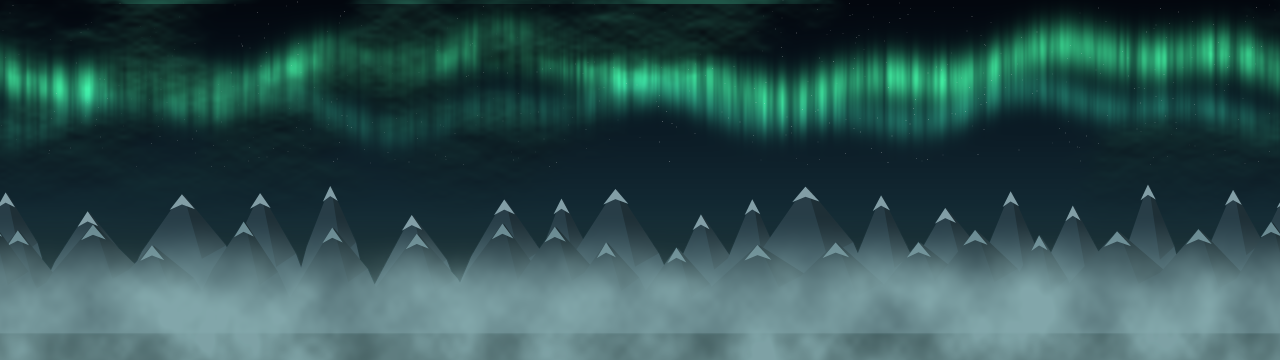
#> input picture assets/backgrounds/ashen_bridge/ashen_bridge_bg.png, 3840 x 1080 px (shown at 1/3 size)
$ python -i generate_assets.py   (imports and definitions only)
#> lines starting #> are read from the running program, lines starting #| are printed output that depends on the picture
#> further down, picture is the input picture: PIL image 3840x1080 RGB; mean R, G, B 46.7, 80.3, 80.7
"""Generate every DRAGONSLAYER: Rise of the North art asset.

    python tools/generate_assets.py            # everything
    python tools/generate_assets.py warrior    # one group: warrior | dragon | weapons | backgrounds | concept

Outputs go to ../assets and a manifest (assets/manifest.json + manifest.js)
describes frame sizes, pivots, fps and per-frame anchors for the engine.
"""
import datetime
import json
import math
import os
import random
import sys

import numpy as np
from PIL import Image, ImageDraw, ImageFilter, ImageFont

sys.path.insert(0, os.path.dirname(os.path.abspath(__file__)))

from assetgen import (backgrounds, dragon, dragonpit, frostpiercer, kingswall, scorpion, wallbreaker,  # noqa: E402
                      warrior, weapons)
from assetgen.common import sheet  # noqa: E402

ROOT = os.path.abspath(os.path.join(os.path.dirname(__file__), '..'))
ASSETS = os.path.join(ROOT, 'assets')
MANIFEST = os.path.join(ASSETS, 'manifest.json')


# [4 lines left out: function out, not called in this run]


def rel(p):
    return os.path.relpath(p, ASSETS).replace('\\', '/')


# [157 lines left out: functions save, load_manifest, write_manifest, gen_weapons, gen_warrior, gen_warrior_variants and 1 more, not called in this run]


# Each dragon is the same rig with its own palette; dragons with the sweep
# and charge attacks get the extra animations.
DRAGONS = {
    'dragon_fire': dict(palette=None, extra=False, scale=1.25),
    'dragon_emberwing': dict(palette=dragon.EMBERWING, extra=True, scale=1.05),
    'dragon_meleys': dict(palette=dragon.MELEYS, opts=dragon.MELEYS_OPTS, extra=True, slam=True, scale=1.3),
    'dragon_rhagal': dict(palette=dragon.RHAGAL, opts=dragon.RHAGAL_OPTS, extra=True, level=True, scale=1.1),
    # Vhagar renders at 1.25x resolution (`res`); its pivot and anchors are in pixels of the larger frame
    'dragon_vhagar': dict(palette=dragon.VHAGAR, opts=dragon.VHAGAR_OPTS, extra=True, slam=True, vhagar=True,
                          scale=1.5, res=1.25),
    'dragon_drogon': dict(palette=dragon.DROGON, opts=dragon.DROGON_OPTS, extra=True, level=True, scale=1.3),
    'dragon_viserion': dict(palette=dragon.VISERION, opts=dragon.VISERION_OPTS, extra=True, level=True, scale=1.15),
    # Level 7: the Three Calamities
    'dragon_sunfyre': dict(palette=dragon.SUNFYRE, opts=dragon.SUNFYRE_OPTS, extra=True, level=True, vhagar=True,
                           scale=1.2),
    'dragon_vermithor': dict(palette=dragon.VERMITHOR, opts=dragon.VERMITHOR_OPTS, extra=True, slam=True, level=True,
                             vhagar=True, scale=1.3, res=1.2),
    'dragon_balerion': dict(palette=dragon.BALERION, opts=dragon.BALERION_OPTS, extra=True, slam=True, level=True,
                            vhagar=True, scale=1.55, res=1.45),
    'dragon_vhagar_awakened': dict(palette=dragon.VHAGAR_AWAKE, opts=dragon.VHAGAR_AWAKE_OPTS, extra=True,
                                   slam=True, vhagar=True, awakened=True, scale=1.5, res=1.25),
}


# [48 lines left out: function gen_dragon, not called in this run]


BACKGROUND_SETS = {
    'frozen_wall': dict(
        sky=lambda: backgrounds.sky(),
        far=lambda: backgrounds.mountains_and_wall(),
        mid=backgrounds.mid_ruins, fg=backgrounds.fg_battlements,
        props=backgrounds.PROPS, layout=backgrounds.FROZEN_COVER),
    'burning_keep': dict(
        sky=backgrounds.sky_night, far=backgrounds.keep_far,
        mid=backgrounds.courtyard_mid, fg=backgrounds.courtyard_fg,
        props=backgrounds.PROPS_BROKEN, layout=backgrounds.KEEP_COVER),
    'ice_gate': dict(
        sky=backgrounds.sky_cold, far=backgrounds.gate_far,
        mid=backgrounds.gate_mid, fg=backgrounds.gate_fg,
        props=backgrounds.PROPS_GATE, layout=backgrounds.GATE_COVER),
    'ashen_bridge': dict(
        sky=backgrounds.sky_storm, far=backgrounds.chasm_far,
        mid=backgrounds.spires_mid, fg=backgrounds.bridge_fg,
        props=backgrounds.PROPS_BRIDGE, layout=backgrounds.BRIDGE_COVER),
    'wallbreaker': dict(
        sky=wallbreaker.sky_wallbreaker, far=wallbreaker.wall_far,
        mid=wallbreaker.gate_mid, fg=wallbreaker.ground_fg,
        props=wallbreaker.PROPS_WALLBREAKER, layout=wallbreaker.WALLBREAKER_COVER),
    'dragonpit': dict(
        sky=dragonpit.sky_pit, far=dragonpit.city_far,
        mid=dragonpit.pit_mid, fg=dragonpit.pit_fg,
        props=dragonpit.PROPS_DRAGONPIT, layout=dragonpit.DRAGONPIT_COVER),
    'kingswall': dict(
        sky=kingswall.sky_kingswall, far=kingswall.far_beyond,
        mid=kingswall.mid_parapet, fg=kingswall.fg_walkway,
        props=kingswall.PROPS_KINGSWALL, layout=kingswall.KINGSWALL_COVER,
        extra=lambda d: {'ending_panorama': {
            'file': save(kingswall.ending_panorama().convert('RGB'), *d, 'kingswall_ending.png'),
            'size': list(kingswall.PANORAMA), 'spot': list(kingswall.PANORAMA_SPOT),
            'note': 'the warrior stands at spot (feet) for the closing pull-back'}}),
}


# [107 lines left out: functions gen_backgrounds, _font, _fire_cone, _snow, not called in this run]


def _vignette(img):
    w, h = img.size
#> w = 3840; h = 1080
    v = Image.new('L', (w, h), 0)
#> v: PIL image 3840x1080 L; every value is 0
    ImageDraw.Draw(v).ellipse([-w * 0.25, -h * 0.35, w * 1.25, h * 1.35], fill=255)
#> v: PIL image 3840x1080 L; every value is 255
    v = v.filter(ImageFilter.GaussianBlur(160))
    dark = Image.new('RGBA', (w, h), (6, 8, 14, 255))
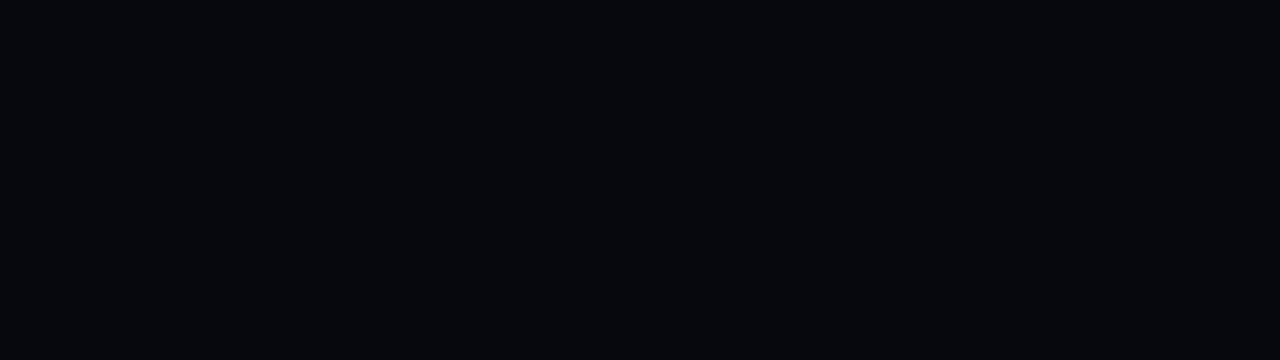
#> dark: PIL image 3840x1080 RGBA (shown at 1/3 size); mean R, G, B, A 6, 8, 14, 255
    dark.putalpha(v.point(lambda p: int((255 - p) * 0.75)))
#> (the run stopped early here; a loop or call above may not have finished)
